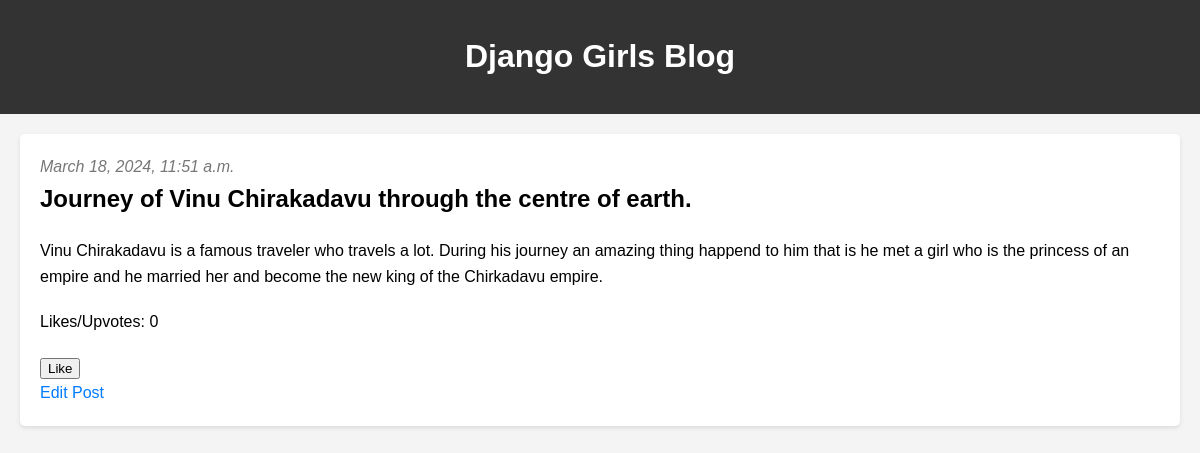
The app's page /post/4/ with its own data.
### blog/models.py (models this page shows, shortened)
class Post(models.Model):
    author = models.ForeignKey(settings.AUTH_USER_MODEL, on_delete=models.CASCADE)
    title = models.CharField(max_length=200)
    text = models.TextField()
    created_date = models.DateTimeField(default=timezone.now)
    published_date = models.DateTimeField(blank=True, null=True)
    likes = models.ManyToManyField(settings.AUTH_USER_MODEL, related_name='post_likes', blank=True)
    def like_count(self):
        return self.likes.count()

### blog/views.py (the view)
# urls.py: path('post/<int:pk>/', views.post_detail, name='post_detail'),
def post_detail(request, pk):
    post = get_object_or_404(Post, pk=pk)
    return render(request, 'blog/post_detail.html', {'post': post})

### blog/templates/blog/post_detail.html (shortened to what this page needs)
{% extends 'blog/base.html' %}
{% block content %}
    <article class="post">
        {% if post.published_date %}
            <time class="date">
                {{ post.published_date }}
            </time>
        {% endif %}
        <h2>{{ post.title }}</h2>
        <p>{{ post.text|linebreaksbr }}</p>
        <p>Likes/Upvotes: {{ post.like_count }}</p>
            <form action="{% url 'like_post' pk=post.pk %}" method="POST">
                <button type="submit">{% if user in post.likes.all %}Liked{% else %}Like{% endif %}</button>
            </form>
        <a href="{% url 'post_edit' pk=post.pk %}" class="btn btn-primary">Edit Post</a>
    </article>
{% endblock %}

### blog/templates/blog/base.html (style rules this page uses)
body { font-family: Arial, sans-serif; line-height: 1.6; margin: 0; padding: 0; background-color: #f4f4f4; }
article { background-color: #fff; margin: 20px; padding: 20px; border-radius: 5px; box-shadow: 0 2px 4px rgba(0, 0, 0, 0.1); }
article time { font-style: italic; color: #777; }
article h2 { margin-top: 0; }
article p { margin-bottom: 20px; }
a { color: #007bff; text-decoration: none; }

### records on screen
Post: published_date "March 18, 2024, 11:51 a.m.", title "Journey of Vinu Chirakadavu through the centre of earth.", text "Vinu Chirakadavu is a famous traveler who travels a lot. During his journey an amazing thing happend to him that is he met a girl who is the princess of an empire and he married her and become the new king of the Chirkadavu empire.", like_count "0"
